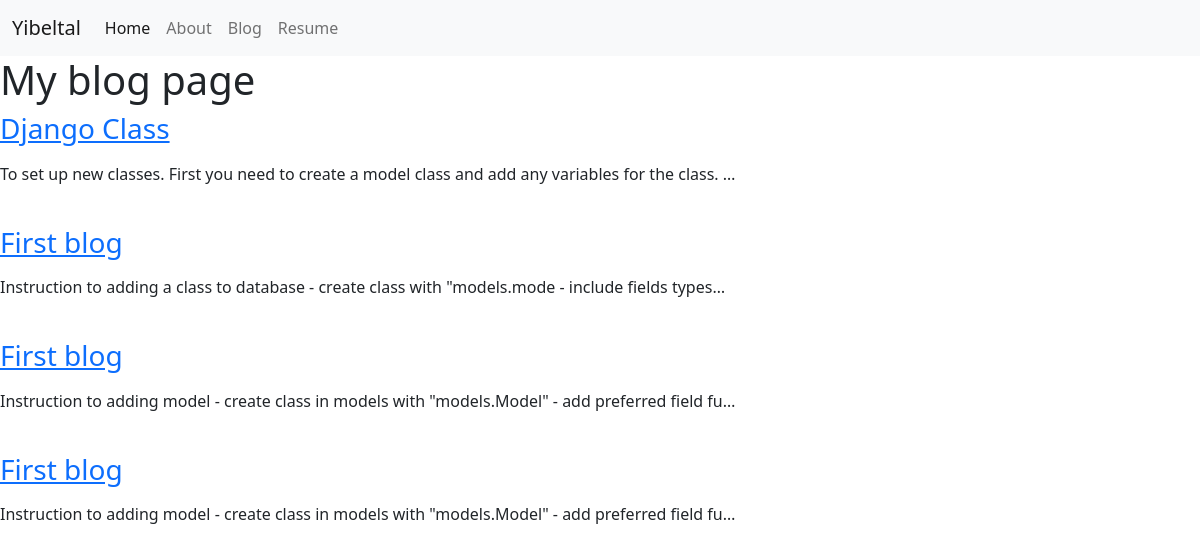
Screenshot of /blog/ with the database file from the repository.
### blog/models.py (models this page shows, shortened)
class Blogs(models.Model):
    title = models.CharField(max_length=200)
    description = models.TextField(max_length= 1000)

### blog/views.py (the view)
# urls.py: path('', views.all_blogs,name='all_blogs'),
def all_blogs(request):
    blogs = Blogs.objects.all()
    return render(request, 'blog.html',{'blogs':blogs})

### blog/templates/blog.html (shortened to what this page needs)
{% extends 'base.html' %}
{% block content %}
<h1> My blog page</h1>
{% for blog in blogs %}
   <a href="{% url 'blog:detail' blog.id %}"><h3>{{ blog.title }}</h3></a>
   <p>{{ blog.description| truncatechars:100}}</p>
   <br>
{% endfor %}
{% endblock %}

### rows the page displays
Blogs: title "Django Class", description "To set up new classes. First you need to create a model class and add any variables for the class. …"
Blogs: title "First blog", description "Instruction to adding a class to database - create class with \"models.mode - include fields types…"
Blogs: title "First blog", description "Instruction to adding model - create class in models with \"models.Model\" - add preferred field fu…"
Blogs: title "First blog", description "Instruction to adding model - create class in models with \"models.Model\" - add preferred field fu…"
